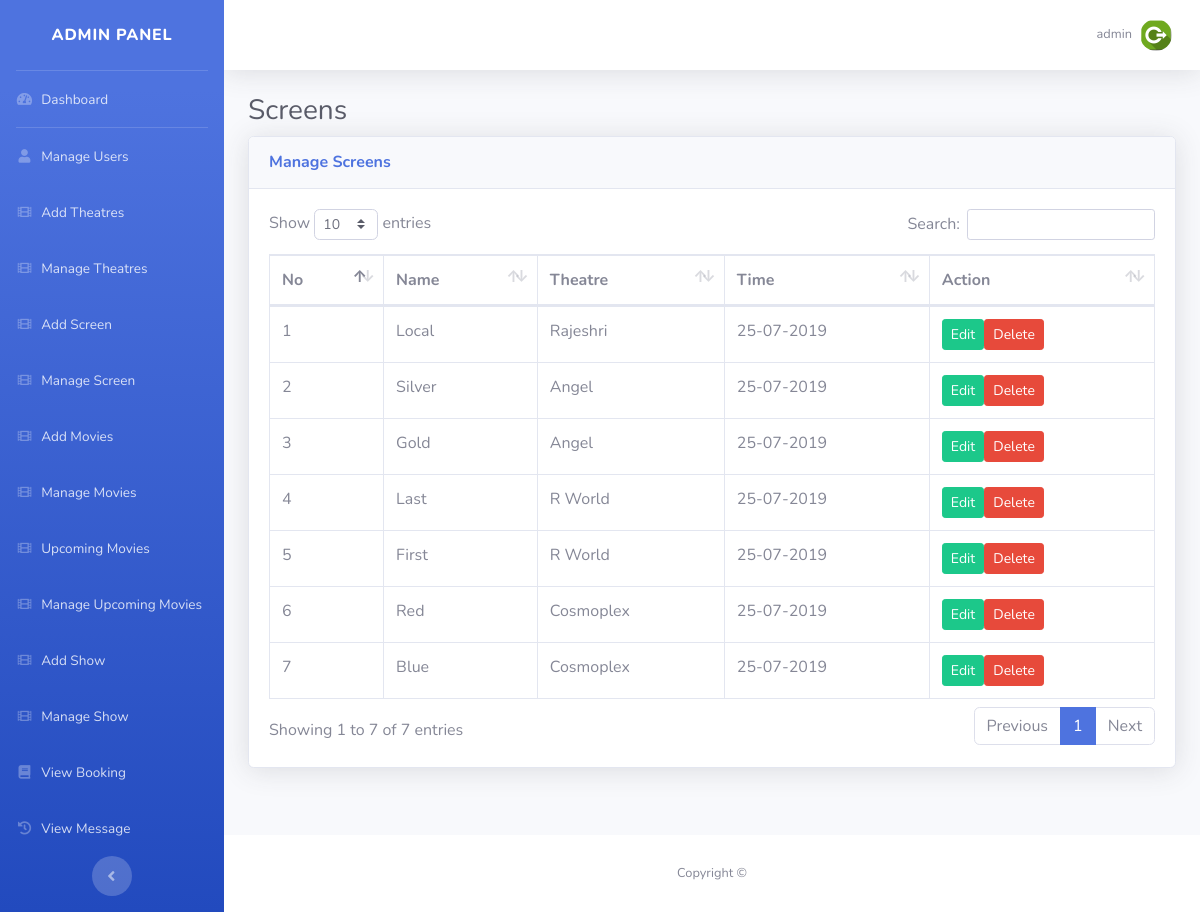
Page /admin/screen_manage.php (signed in) on the committed database.
### tables this page shows
CREATE TABLE `screen` (
  `s_id` int NOT NULL,
  `s_nm` varchar(20) NOT NULL,
  `s_theatre` int NOT NULL,
  `s_seats` int NOT NULL DEFAULT '49',
  `s_time` int NOT NULL,
  `s_status` int NOT NULL DEFAULT '1'
);

CREATE TABLE `theatre` (
  `t_id` int NOT NULL,
  `t_nm` varchar(30) NOT NULL,
  `t_city` varchar(30) NOT NULL,
  `t_time` bigint NOT NULL,
  `t_status` int NOT NULL DEFAULT '1'
);

### admin/screen_manage.php (the view, shortened to what this page needs)
<?php
	include("include/header.php");
	include("../include/config.php");
?>
<div class="container-fluid">
  <h1 class="h3 mb-2 text-gray-800">Screens</h1>
  <div class="card shadow mb-4">
	<div class="card-header py-3">
	  <h6 class="m-0 font-weight-bold text-primary">Manage Screens</h6>
	</div>
	<div class="card-body">
		<div class="table-responsive">
                <table class="table table-bordered" id="dataTable" width="100%" cellspacing="0">
<thead>
                    <tr>
                      <th>No</th>
                      <th>Name</th>
                      <th>Theatre</th>
                      <th>Time</th>
                      <th>Action</th>
                    </tr>
                  </thead>
                  <tbody>
          <?php
  $sq=mysqli_query($con,"select * from screen");
  $co=1;
while($row=mysqli_fetch_assoc($sq))
              {
             $sid=$row['s_theatre'];
       $tt=date('d-m-Y',$row['s_time']);
      $t_sq="select * from theatre where t_id=$sid";
               $t_res=mysqli_query($con,$t_sq);
               $t_row=mysqli_fetch_assoc($t_res);
               echo'<tr>';
               echo'<td>'.$co.'</td>';
               echo'<td>'.$row['s_nm'].'</td>';
               echo'<td>'.$t_row['t_nm'].'</td>';
              echo'<td>'.$tt.'</td>';
             echo'<td>';
if($row['s_status']==0)
{
	echo'<a href="screen_enable.php?id='.$row['s_id'].'" class="btn btn-info btn-sm">Enable</a>';
}
else
{
echo'<a href="screen_edit.php?id='.$row['s_id'].'" class="btn btn-success btn-sm">Edit</a>';
}
             echo'<a href="screen_delete.php?id='.$row['s_id'].'" class="btn btn-danger btn-sm  ">Delete</a></td>';
             $co++;
             }
             ?>
                    </tr>
                  </tbody>
                </table>
              </div>
	</div>
  </div>
</div>
<?php
	include("include/footer.php");
?>

### rows in the picture
screen: s_nm "Local", theatre.t_nm "Rajeshri", s_time "25-07-2019"
screen: s_nm "Silver", theatre.t_nm "Angel", s_time "25-07-2019"
screen: s_nm "Gold", theatre.t_nm "Angel", s_time "25-07-2019"
screen: s_nm "Last", theatre.t_nm "R World", s_time "25-07-2019"
screen: s_nm "First", theatre.t_nm "R World", s_time "25-07-2019"
screen: s_nm "Red", theatre.t_nm "Cosmoplex", s_time "25-07-2019"
screen: s_nm "Blue", theatre.t_nm "Cosmoplex", s_time "25-07-2019"

### other values in the picture
$_SESSION['admin']['nm'] "admin"
